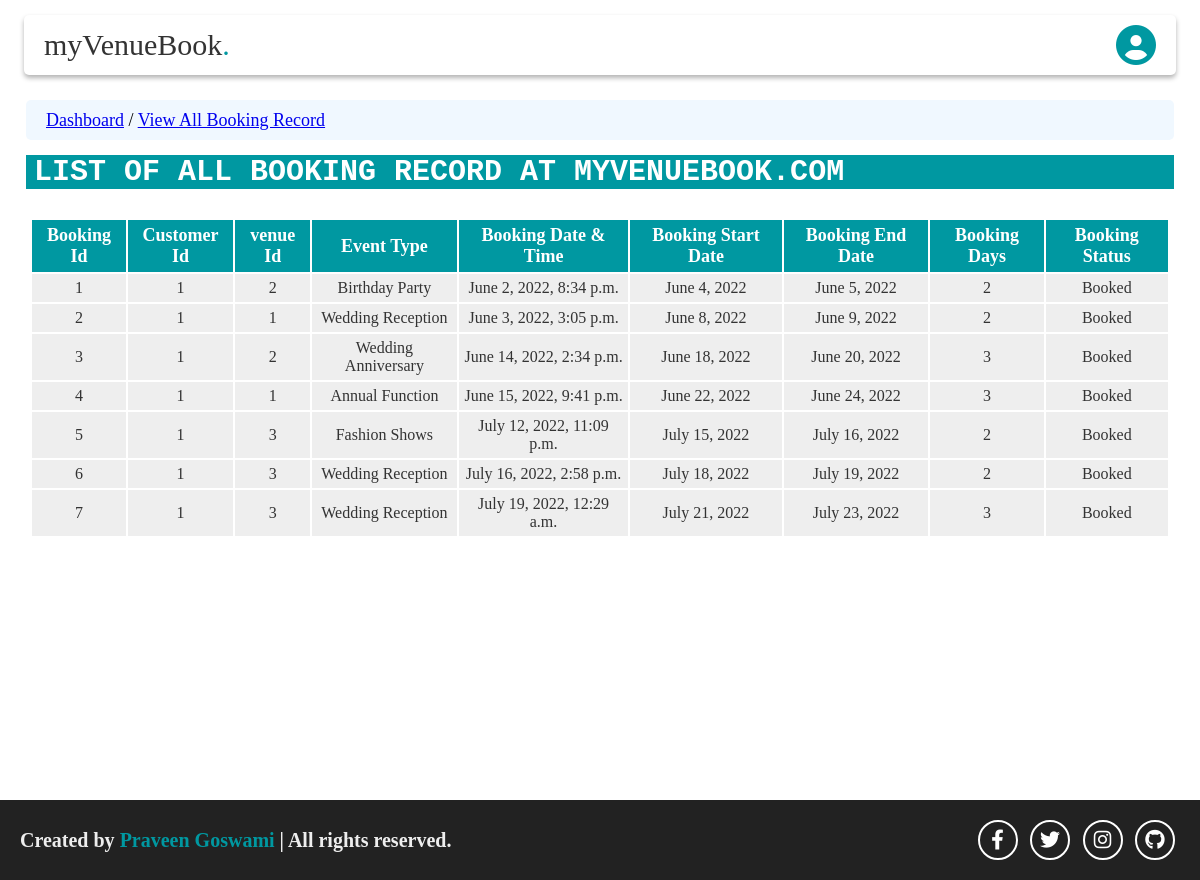
Screenshot of /administrator/viewallbooking/ (signed in) with the database file from the repository.
### booking/models.py (models this page shows)
class bookingTable(models.Model):
    bookingId = models.AutoField(primary_key=True)
    customerId = models.ForeignKey(customerTable, on_delete=models.CASCADE)
    venueId = models.ForeignKey(venueTable, on_delete=models.CASCADE)
    eventType = models.CharField(max_length=150, default='')
    bookingDateTime = models.DateTimeField(default=timezone.now)
    bookingStartDate = models.DateField()
    bookingEndDate = models.DateField()
    bookingDays = models.IntegerField()
    bookingStatus = models.CharField(max_length=50, blank=True)

### customer/models.py (models this page shows)
class customerTable(models.Model):
    customerId = models.AutoField(primary_key=True)
    customerName = models.CharField(max_length=50)
    customerImage = models.ImageField(upload_to='media/', default='', blank=True)
    customerDob = models.DateField(auto_now=False, auto_now_add=False, null=True)
    customerGender = models.CharField(max_length=15)
    customerEmail = models.EmailField(max_length=100)
    customerMobileCountryCode = models.CharField(max_length=10, default='')
    customerMobileNumber = models.CharField(max_length=20)
    customerAddress = models.CharField(max_length=120)
    customerCity = models.CharField(max_length=50,default='')
    customerState = models.CharField(max_length=50,default='')
    customerPincode = models.CharField(max_length=20,default='')
    customerUsername = models.CharField(max_length=50)
    customerPassword = models.CharField(max_length=50)

### venue/models.py (models this page shows)
class venueTable(models.Model):
    venueId = models.AutoField(primary_key=True)
    venueName = models.CharField(max_length=100)
    venueDescription = models.TextField()
    venueCity = models.CharField(max_length=50)
    venueState = models.CharField(max_length=50)
    venueAddress = models.CharField(max_length=120)
    venueContactCountryCode = models.CharField(max_length=10, default='')
    venueContactNumber = models.CharField(max_length=20, default='')
    venueEmail = models.EmailField(max_length=100)
    venueCapacity = models.IntegerField()
    venueImage = models.ImageField(upload_to='media/', default='')
    venuePrice = models.FloatField()
    venueRating = models.FloatField()

### administrator/views.py (the view)
    def mod_someFunction(request):
        if 'adminUsername' in request.session.keys():
            return someFunction(request)
        else:
            return HttpResponseRedirect("http://localhost:8000/administrator/")

### administrator/views.py (called while the page is built)
def login_required_1(someFunction):
    def mod_someFunction(request):
        if 'adminUsername' in request.session.keys():
            return someFunction(request)
        else:
            return HttpResponseRedirect("http://localhost:8000/administrator/")
    return mod_someFunction

@login_required_1
def viewAllBooking(request):
    allBookings = bookingModel.bookingTable.objects.all()
    context = {'allbookings':allBookings}
    res = render(request, 'administrator/viewAllBooking.html', context)
    return HttpResponse(res)

### templates/administrator/viewAllBooking.html (shortened to what this page needs)
<!DOCTYPE html>
{% extends 'administrator/adminMasterTemplate.html'%}
{% load static %}
    {% block CSS %}
        {{block.super}}
        <link rel="stylesheet" href="{% static 'css/administrator/viewAllBooking.css' %}">
    {% endblock CSS %}
    {% block home %}
    <section class="view-all-booking-home" id="home">
        <div class="navigator">
            <p><a href="http://localhost:8000/administrator/dashboard/">Dashboard</a> / <a href="#">View All Booking Record</a></p>
        </div>
        <div class="heading-container" >
            <h1 class="main-heading">List of All Booking Record at MyVenueBook.Com</h1>
        </div>
        <div class="booking-list-container">
            <table cellspacing="0" cellpadding="0">
                <tr class="table-heading">
                    <th>Booking Id</th>
                    <th>Customer Id</th>
                    <th>venue Id</th>
                    <th>Event Type</th>
                    <th>Booking Date & Time</th>
                    <th>Booking Start Date</th>
                    <th>Booking End Date</th>
                    <th>Booking Days</th>
                    <th>Booking Status</th>
                </tr>
                {% for booking in allbookings %}
                <tr class="table-value">
                    <td class="centeralign">{{booking.bookingId}}</td>
                    <td class="centeralign">{{booking.customerId.customerId}}</td>
                    <td class="centeralign">{{booking.venueId.venueId}}</td>
                    <td class="centeralign">{{booking.eventType}}</td>
                    <td class="centeralign">{{booking.bookingDateTime}}</td>
                    <td class="centeralign">{{booking.bookingStartDate}}</td>
                    <td class="centeralign">{{booking.bookingEndDate}}</td>
                    <td class="centeralign">{{booking.bookingDays}}</td>
                    <td class="centeralign">{{booking.bookingStatus}}</td>
                </tr>
                {% endfor %}
            </table>
        </div>
    </section>
    {% endblock home %}

### static/css/administrator/adminMasterTemplate.css (style rules this page uses)
* { font-family: 'Times New Roman', Times, serif; padding: 0; margin: 0; box-sizing: border-box; text-decoration: none; text-transform: capitalize; }
html { overflow-x: hidden; font-size: 62.5%; }

### static/css/administrator/viewAllBooking.css (style rules this page uses)
* { text-transform: none; }
.view-all-booking-home { min-height: 100vh; display: flex; align-items: center; flex-direction: column; position: relative; padding:10rem 2.6rem; background: #fff; }
.view-all-booking-home .navigator { background-color: aliceblue; height:4rem; width:100%; border-radius: .5rem; display: flex; align-items: center; padding-left:2rem; }
.view-all-booking-home .navigator p { font-size:1.8rem; }
.view-all-booking-home .navigator p a { text-decoration: underline; font-family:'Times New Roman', Times, serif; }
.view-all-booking-home .heading-container { width:100%; }
.view-all-booking-home .main-heading { background-color: #0098a1; color:#fff; width:100%; text-transform: uppercase; font-family: 'Courier New', Courier, monospace; font-size:3rem; padding:0rem 0.8rem; margin-top: 1.5rem; }
.view-all-booking-home .booking-list-container { width:100%; margin-top:2.5rem; }
.view-all-booking-home .booking-list-container table { width:100%; padding:.5rem; }
.view-all-booking-home .booking-list-container table .table-heading th { background: #0098a1; border:.1px solid #fff; padding:.5rem; font-size:1.8rem; color:#fff; font-weight: bold; }
.view-all-booking-home .booking-list-container table .table-value td { background:#eee; border:.1px solid #fff; padding:.5rem; font-size:1.6rem; color:#333; }
.view-all-booking-home .booking-list-container table .table-value .centeralign { text-align: center; }

### rows the page displays
bookingTable: bookingId "1", customerId.customerId "1", venueId.venueId "2", eventType "Birthday Party", bookingDateTime "June 2, 2022, 8:34 p.m.", bookingStartDate "June 4, 2022", bookingEndDate "June 5, 2022", bookingDays "2", bookingStatus "Booked"
bookingTable: bookingId "2", customerId.customerId "1", venueId.venueId "1", eventType "Wedding Reception", bookingDateTime "June 3, 2022, 3:05 p.m.", bookingStartDate "June 8, 2022", bookingEndDate "June 9, 2022", bookingDays "2", bookingStatus "Booked"
bookingTable: bookingId "3", customerId.customerId "1", venueId.venueId "2", eventType "Wedding Anniversary", bookingDateTime "June 14, 2022, 2:34 p.m.", bookingStartDate "June 18, 2022", bookingEndDate "June 20, 2022", bookingDays "3", bookingStatus "Booked"
bookingTable: bookingId "4", customerId.customerId "1", venueId.venueId "1", eventType "Annual Function", bookingDateTime "June 15, 2022, 9:41 p.m.", bookingStartDate "June 22, 2022", bookingEndDate "June 24, 2022", bookingDays "3", bookingStatus "Booked"
bookingTable: bookingId "5", customerId.customerId "1", venueId.venueId "3", eventType "Fashion Shows", bookingDateTime "July 12, 2022, 11:09 p.m.", bookingStartDate "July 15, 2022", bookingEndDate "July 16, 2022", bookingDays "2", bookingStatus "Booked"
bookingTable: bookingId "6", customerId.customerId "1", venueId.venueId "3", eventType "Wedding Reception", bookingDateTime "July 16, 2022, 2:58 p.m.", bookingStartDate "July 18, 2022", bookingEndDate "July 19, 2022", bookingDays "2", bookingStatus "Booked"
bookingTable: bookingId "7", customerId.customerId "1", venueId.venueId "3", eventType "Wedding Reception", bookingDateTime "July 19, 2022, 12:29 a.m.", bookingStartDate "July 21, 2022", bookingEndDate "July 23, 2022", bookingDays "3", bookingStatus "Booked"
